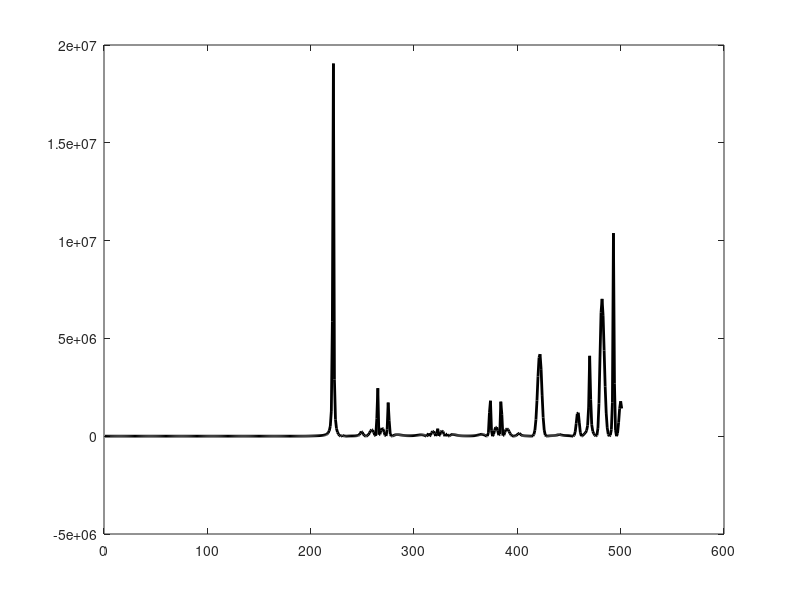

Source code (MATLAB): (Note: this script raises an error after producing the figure.)
function  double_pendulum()
L1 = 10;
L2 = 10;
M1 = 5;
M2 = 10;
g = 9.8;

end_time = 50;
step = 0.1;
initial = [pi pi 0 0];

[T,U] = ode45(@netFlow,0:step:end_time,initial);

KE1 = (.5*M1*(L1^2).*(U(:,3).^2));
KE2 = (.5*M2*((L1^2).*(U(:,3).^2)*(L2^2).*(U(:,4).^2)+(2.*U(:,3).*U(:,4).*L1*L2.*cos(U(:,1)-U(:,2)))));
PE1 = -M1*g*L1.*cos(U(:,1));
PE2 = M2*g*(-L1.*cos(U(:,1))-L2.*cos(U(:,2)));
        
    function res = netFlow (~,params)
        theta1 = params(1);
        theta2 = params(2);
        theta1V = params(3);
        theta2V = params(4);      
        theta1A = (-g*((2*M1)+M2)*sin(theta1)-M2*g*sin(theta1-(2*theta2))-2*sin(theta1-theta2)*M2*((theta2V^2)*L2+(theta1V^2)*L1*cos(theta1-theta2)))/(L1*(2*M1+M2-M2*cos(2*theta1-2*theta2)));
        theta2A = (2*sin(theta1-theta2)*((theta1V^2)*L1*(M1+M2)+g*(M1+M2)*cos(theta1)+(theta2V^2)*L2*M2*cos(theta1-theta2)))/(L2*(2*M1+M2-M2*cos(2*theta1-2*theta2)));
        res = [theta1V; theta2V; theta1A; theta2A];
    end

% hold on
% plot(KE1,'r-.','LineWidth',2);
% plot(KE2,'b-.','LineWidth',2);
% plot(PE1,'r','LineWidth',2);
% plot(PE2,'b','LineWidth',2);
plot(KE1+KE2+PE1+PE2,'k','LineWidth',2)

animationscript(L1,L2,T,U)
end



